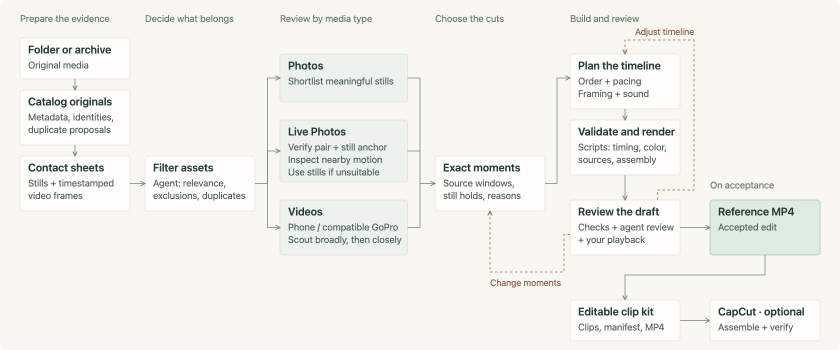
#> input picture assets/pipeline.png, 1680 x 700 px (shown at 1/2 size)
$ python -i prepare_photos.py   (imports and definitions only)
#> lines starting #> are read from the running program, lines starting #| are printed output that depends on the picture
#!/usr/bin/env python3
"""Prepare private, reversible photo triage assets; never selects or deletes media.

Requires Pillow, pillow-heif and exiftool. All outputs belong outside Git.
Usage: python prepare_photos.py --archive SOURCE.zip --output PRIVATE_FOLDER
Self-checks: python prepare_photos.py --self-test
"""
import argparse
import hashlib
import io
import json
from pathlib import Path, PurePosixPath
import stat
import subprocess
import tempfile
import zipfile

from PIL import Image, ImageCms, ImageDraw, ImageFont, ImageOps
from pillow_heif import register_heif_opener

# Pillow's HEIF plugin always decodes multichannel input to 8-bit.
# [1 line not run here, left out]
STILLS = {'.heic', '.heif', '.png', '.jpeg', '.jpg', '.webp'}
MOVIES = {'.mp4', '.mov'}


# [77 lines left out: functions sha256, safe_member, extract, metadata, get_tag, not called in this run]


def preview(source, destination, render_destination=None):
#> called with source = '../../../assets/pipeline.png', destination = 'out.png'
    with Image.open(source) as opened:
#> opened is the input picture: PIL image 1680x700 RGB; mean R, G, B 241.6, 241.9, 236.8
        original_size = list(opened.size)
#> original_size = [1680, 700]
        orientation = opened.getexif().get(274, 1)
#> orientation = 1
        icc = opened.info.get('icc_profile')
        image = ImageOps.exif_transpose(opened)
        oriented_size = list(image.size)
#> oriented_size = [1680, 700]
        image = image.convert('RGB')
        srgb = ImageCms.createProfile('sRGB')
        if icc:
            image = ImageCms.profileToProfile(image, ImageCms.ImageCmsProfile(io.BytesIO(icc)),
                                             srgb, outputMode='RGB')
            color = 'embedded ICC converted to sRGB'
        else:
            color = 'no embedded ICC; assumed sRGB'
        profile = ImageCms.ImageCmsProfile(srgb).tobytes()
        if render_destination:
            image.save(render_destination, 'JPEG', quality=95, icc_profile=profile)
        image.thumbnail((1600, 1600), Image.Resampling.LANCZOS)
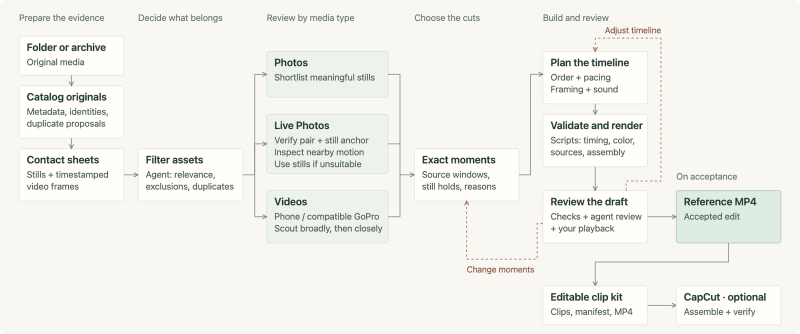
#> image: PIL image 1600x667 RGB (shown at 1/2 size); mean R, G, B 241.5, 241.8, 236.7
        image.save(destination, 'JPEG', quality=90, icc_profile=profile)
        small = image.convert('L').resize((9, 8), Image.Resampling.LANCZOS)
        pixels = list(small.getdata())
#> pixels = 72 values, max 250 at index 35, min 221 at index 30, mean 241
        bits = [pixels[y * 9 + x] > pixels[y * 9 + x + 1] for y in range(8) for x in range(8)]
#> bits = 64 items, first 6: False, False, False, False, False, True
        dhash = sum(int(bit) << i for i, bit in enumerate(bits))
#> dhash = 2312852147339011104
        # A second guard keeps identical structural hashes with different color apart.
        mean = tuple(image.resize((1, 1), Image.Resampling.BOX).getpixel((0, 0)))
#> mean = (241, 242, 237)
        return {'dimensions': oriented_size, 'decoded_dimensions_before_exif': original_size,
                'decoded_exif_orientation': orientation, 'preview_dimensions': list(image.size),
                'color_conversion': color, 'preview_color_space': 'sRGB',
                'preview_bit_depth': 8, 'dhash': f'{dhash:016x}', 'mean_rgb': list(mean)}


# [210 lines left out: functions sheet, proposals, run, self_test, not called in this run]


# [12 lines not run here, left out]

>>> result = preview('../../../assets/pipeline.png', 'out.png')
#> result = 9 items
